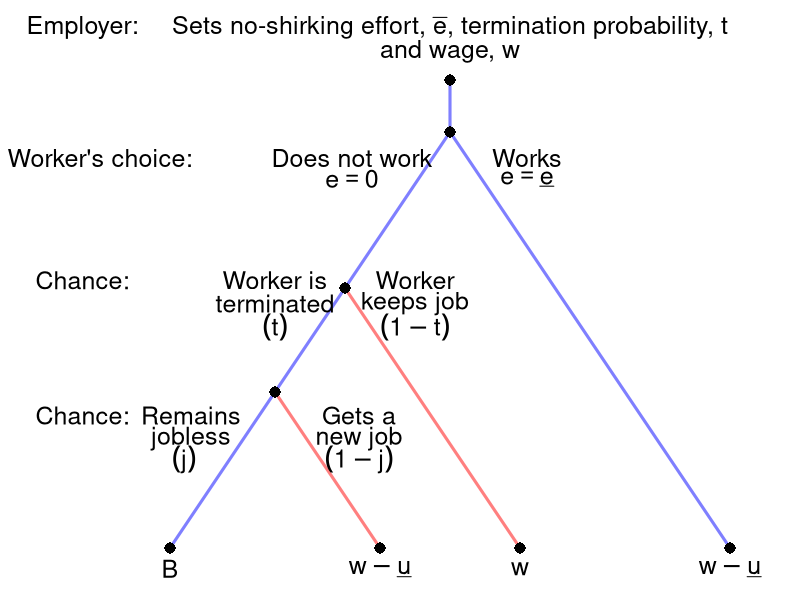

Here is the R script that generated this plot:
require(shape)
pdf(file = "employment/sequential_no_shirking.pdf", width = 9, height = 7)

#Set parameters for graphics
axislabelsize <- 1.5
labelsize <- 2
actionlabelsize <- 1.5
graphlinewidth <- 3
segmentlinewidth <- 2
nodesize <- 1.5

COL <- c("#7fc97f", "#beaed4", "#fdc086", "#ffff99", "#386cb0", "#f0027f", "#bf5b17", "#666666")
COLA <- c("#99d8c9","#66c2a4","#41ae76", "#238b45", "#005824")
COLB <- c("#4eb3d3", "#2b8cbe", "#0868ac","#084081")

par(mar =  c(0, 5, 4, 0))

xlims <- c(0, 10)
ylims <- c(0, 10)

npts <- 501 
x <- seq(xlims[1], xlims[2], length.out = npts)
y <- seq(ylims[1], ylims[2], length.out = npts) 

plot(0, 0, xlim = xlims, ylim = ylims, type = "n",
     xlab = expression(paste("")),
     ylab = expression(paste("")), 
     xaxt = "n", 
     yaxt = "n", 
     cex.lab = axislabelsize, 
     bty = "n",
     xaxs="i", 
     yaxs="i")

ticksy <- seq(from = 0, to = ylims[2], by = 2)
ylabels <- seq(from = 0, to = ylims[2], by = 2)
ticksx <- seq(from = 0, to = xlims[2], by = 2)
xlabels <- seq(from = 0, to = xlims[2], by = 2)

#Branches for Agent
segments(5, 9, 5, 10, lty = 1, col = rgb(0, 0, 1, 0.5), lwd = graphlinewidth, xpd = TRUE)
#Fish 10
segments(5, 9, 1, 1, lty = 1, col = rgb(0, 0, 1, 0.5), lwd = graphlinewidth)
#Fish 12
segments(5, 9, 9, 1, lty = 1, col = rgb(0, 0, 1, 0.5), lwd = graphlinewidth)

#Branches for Agent
#From Aram Fishing 10
#Bina fishes 10
segments(3.5, 6, 6, 1, lty = 1, col = rgb(1, 0, 0, 0.5), lwd = graphlinewidth)
#Bina fishes 12
segments(2.5, 4, 4, 1, lty = 1, col = rgb(1, 0, 0, 0.5), lwd = graphlinewidth)

#From Aram fishing 12
#Bina fishes 10
#segments(7.5, 5, 6, 1, lty = 1, col = rgb(1, 0, 0, 0.5), lwd = graphlinewidth)


#Bina fishes 12
#segments(7.5, 5, 9, 1, lty = 1, col = rgb(1, 0, 0, 0.5), lwd = graphlinewidth)

#Initial node
points(5, 10, pch = 16, col = "black", cex = nodesize, xpd = TRUE)
points(5, 9, pch = 16, col = "black", cex = nodesize)

#P1 Nodes
points(2.5, 4, pch = 16, col = "black", cex = nodesize)
points(3.5, 6, pch = 16, col = "black", cex = nodesize) 

#P2 Terminal Nodes
points(1, 1, pch = 16, col = "black", cex = nodesize)
points(4, 1, pch = 16, col = "black", cex = nodesize)
points(6, 1, pch = 16, col = "black", cex = nodesize)
points(9, 1, pch = 16, col = "black", cex = nodesize)

text(-0.25, 11, expression(paste("Employer:")), cex = actionlabelsize, xpd = TRUE)
text(5, 11, expression(paste("Sets no-shirking effort, ", bar(e), ", termination probability, ", t)), cex = actionlabelsize, xpd = TRUE)
text(5, 10.55, expression(paste("and wage, ", w)), cex = actionlabelsize, xpd = TRUE)

text(0, 8.5, expression(paste("Worker's choice:")), cex = actionlabelsize, xpd = TRUE)

text(3.6, 8.5, expression(paste("Does not work")), cex = actionlabelsize)
text(3.6, 8.1, expression(paste(e == 0)), cex = actionlabelsize)


text(6.1, 8.5, expression(paste("Works")), cex = actionlabelsize)
text(6.1, 8.1, expression(paste(e == underline(e))), cex = actionlabelsize)

text(-0.25, 6.15, expression(paste("Chance:")), cex = actionlabelsize, xpd = TRUE)

text(2.5, 6.15, expression(paste("Worker is")), cex = actionlabelsize)
text(2.5, 5.7, expression(paste("terminated")), cex = actionlabelsize)

text(4.5, 6.15, expression(paste("Worker")), cex = actionlabelsize)
text(4.5, 5.7, expression(paste("keeps job")), cex = actionlabelsize)

text(2.5, 5.25, expression(paste((t))), cex = actionlabelsize)
text(4.5, 5.25, expression(paste( (1-t) )), cex = actionlabelsize)

text(-0.25, 3.55, expression(paste("Chance:")), cex = actionlabelsize, xpd = TRUE)

text(1.3, 3.55, expression(paste("Remains")), cex = actionlabelsize)
text(1.3, 3.1, expression(paste("jobless")), cex = actionlabelsize)


text(3.7, 3.55, expression(paste("Gets a")), cex = actionlabelsize)
text(3.7, 3.1, expression(paste("new job")), cex = actionlabelsize)

text(1.2, 2.7, expression(paste( (j) )), cex = actionlabelsize)
text(3.7, 2.7, expression(paste( (1-j) )), cex = actionlabelsize)


#Payoffs 
text(1, .6, expression(B), cex = actionlabelsize)
text(4, .6, expression(w - underline(u)), cex = actionlabelsize)
text(6, .6, expression(w), cex = actionlabelsize)
text(9, .6, expression(paste(w - underline(u))), cex = actionlabelsize)

dev.off()
